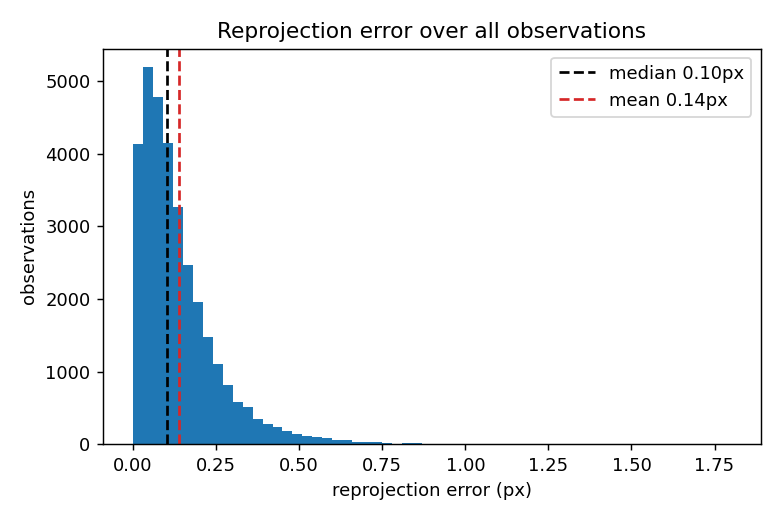
#> input picture results/baseline/reproj_hist.png, 780 x 520 px, given in place of P1180181.JPG, which was not available
$ python build_demo_kit.py --out out.png
#> lines starting #> are read from the running program, lines starting #| are printed output that depends on the picture; pictures that were not available may be replaced by others from this repository, and a replacement may not be noted
"""Build the demo-video kit: per-segment folders of 1920x1080 slides, clips and source media, plus a silent rough cut.

    python scripts/build_demo_kit.py --out "C:/Users/jeble/Claude/CT3205_CV_Assignment_2"

Layout of --out (one folder per block of docs/DEMO_SCRIPT.md):
    00_rough_cut/   block01.mp4 ... block10.mp4 and demo_rough_cut.mp4 (silent, timed to the narration)
    01_intro/ ... 10_advanced/   numbered slides (.png), clips (.mp4) and copied figures, in on-screen order
Numbers on generated slides come from results/*.json|csv; the Person Hall and own-capture tables repeat the report's
Tables VI and VII. Needs ffmpeg with libx264 on PATH.
"""
import argparse, json, os, shutil, subprocess
import numpy as np
import pandas as pd
import matplotlib
matplotlib.use("Agg")
import matplotlib.pyplot as plt
from matplotlib.patches import FancyBboxPatch
from PIL import Image, ImageDraw, ImageFont

ap = argparse.ArgumentParser()
ap.add_argument("--out", required=True)
ap.add_argument("--no_video", action="store_true", help="skip clips and the rough cut")
ap.add_argument("--name", default="Lee Tze Hian")
ap.add_argument("--matric", default="U2423241F")
a = ap.parse_args()
OUT = a.out
W, H, FPS = 1920, 1080, 30
BG, FG, MUTED, ACCENT, GOOD, BAD = "#14171c", "#f2f2f2", "#9aa4b2", "#4fc3f7", "#66bb6a", "#ef5350"
FONT_R, FONT_B = "C:/Windows/Fonts/arial.ttf", "C:/Windows/Fonts/arialbd.ttf"
DEMO = "results/demo/demo_auto.mp4"

BLOCKS = {1: ("01_intro", "Intro and dataset"), 2: ("02_matching", "Features and matching"),
          3: ("03_pose", "Camera pose, triangulation, multi-view"), 4: ("04_live_3d", "Live 3D inspection"),
          5: ("05_reprojection", "Reprojection and accuracy"), 6: ("06_dense", "Dense reconstruction"),
          7: ("07_experiments", "Experiments A-D"), 8: ("08_failures", "Failures and challenging scenarios"),
          9: ("09_own_photos", "Own photographs"), 10: ("10_advanced", "Learned features, COLMAP, wrap-up")}
plan = {k: [] for k in BLOCKS}          # rough-cut items per block: (path, seconds or None for a whole clip)


def bdir(k):
    d = os.path.join(OUT, BLOCKS[k][0])
    os.makedirs(d, exist_ok=True)
    return d


def font(size, bold=False):
    return ImageFont.truetype(FONT_B if bold else FONT_R, size)


# ------------------------------------------------------------------------------------------------ slide helpers (PIL)
# [39 lines left out: functions trim, slide, not called in this run]


def fig_slide(k, name, title, caption=""):
    """Start a dark 16:9 matplotlib figure with the block label and title; returns (fig, save)."""
    fig = plt.figure(figsize=(W / 100, H / 100), dpi=100, facecolor=BG)
    fig.text(60 / W, 1 - 44 / H, f"{k}  ·  {BLOCKS[k][1].upper()}", color=ACCENT, fontsize=19, weight="bold", va="center")
    fig.text(60 / W, 1 - 100 / H, title, color=FG, fontsize=33, weight="bold", va="center")
    if caption:
        fig.text(60 / W, 50 / H, caption, color=MUTED, fontsize=21, va="center")

    def save():
        p = os.path.join(bdir(k), name)
        fig.savefig(p, facecolor=BG, dpi=100)
        plt.close(fig)
        return p
    return fig, save


# [45 lines left out: functions style, table, card, copy, not called in this run]


def ff(*args):
    subprocess.run(["ffmpeg", "-v", "error", "-y", *args], check=True)


VF = f"scale={W}:{H}:force_original_aspect_ratio=decrease,pad={W}:{H}:(ow-iw)/2:(oh-ih)/2:color=0x14171c,fps={FPS},format=yuv420p"
ENC = ["-c:v", "libx264", "-preset", "medium", "-crf", "20", "-an"]


def cut(k, name, t0, t1, src=DEMO):
    p = os.path.join(bdir(k), name)
    if not a.no_video:
        ff("-ss", str(t0), "-to", str(t1), "-i", src, "-vf", VF, *ENC, p)
    return p


# [6 lines left out: function video, not called in this run]


# ================================================================================================ 1 intro
st = json.load(open("results/baseline/stats.json"))
#> (reads results/own/fire/stats.json from the repository)
fig, save = fig_slide(1, "01a_title.png", "")
fig.text(0.5, 0.60, "Multi-View 3D Reconstruction\nand Point Cloud Generation", color=FG, fontsize=60, weight="bold", ha="center", va="center", linespacing=1.3)
fig.text(0.5, 0.40, "Incremental Structure-from-Motion, failure analysis and learned features", color=ACCENT, fontsize=28, ha="center")
fig.text(0.5, 0.30, "CT3205 Computer Vision for AI  ·  Assignment 2", color=MUTED, fontsize=24, ha="center")
fig.text(0.5, 0.24, f"{a.name}  ·  {a.matric}", color=MUTED, fontsize=24, ha="center")
plan[1].append((save(), 5))
plan[1].append((cut(1, "01b_input_images_clip.mp4", 3, 10), None))
names = [f"P1180{n}.JPG" for n in range(181, 204, 2)]
tiles = []
for n in names:
    t = Image.open(f"Datasets/south-building/images/{n}").convert("RGB")
    t.thumbnail((560, 420))
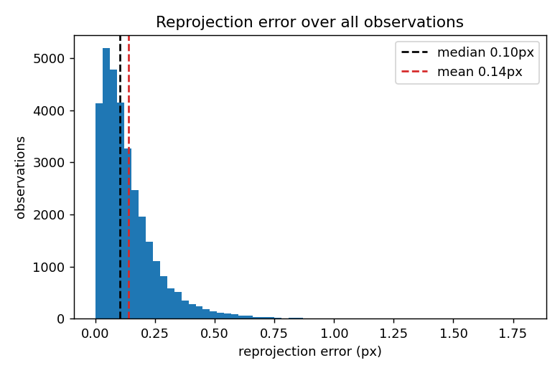
#> t: PIL image 560x373 RGB; mean R, G, B 236.1, 240.6, 244
    c = Image.new("RGB", (560, 420 + 34), BG)
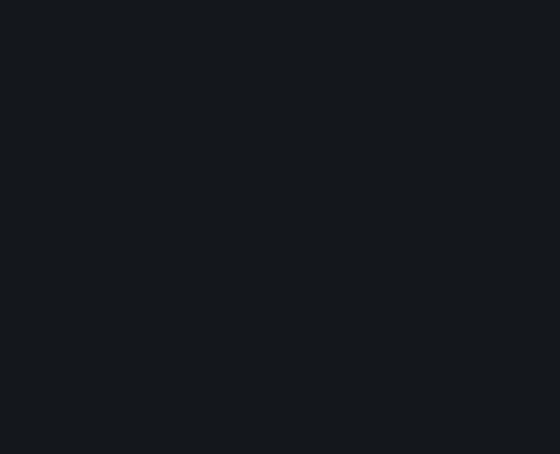
#> c: PIL image 560x454 RGB; mean R, G, B 20, 23, 28
    c.paste(t, ((560 - t.width) // 2, 0))
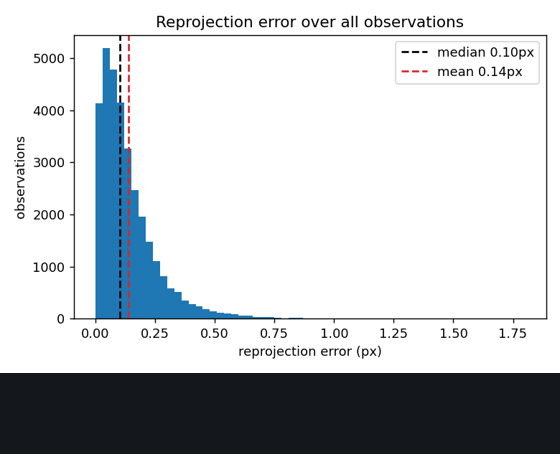
#> c: PIL image 560x454 RGB; mean R, G, B 197.6, 201.8, 205.4
    ImageDraw.Draw(c).text((4, 422), n, font=font(24), fill=MUTED)
    tiles.append(c)
#> pass 2 of the loop `for n in names:`:
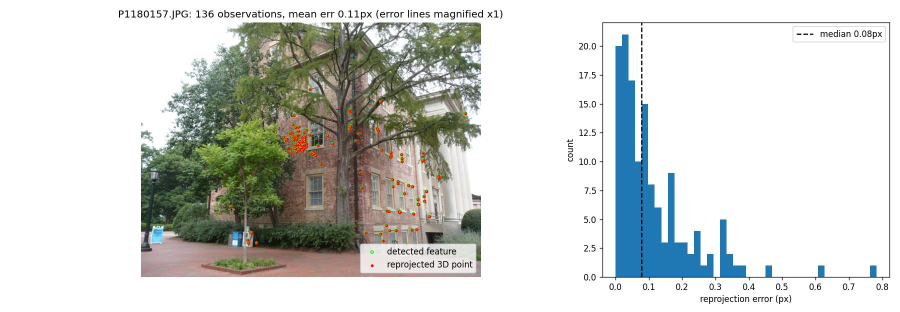
#> input picture results/baseline/reproj_P1180157.jpg, 1800 x 624 px, given in place of P1180183.JPG, which was not available (shown at 1/2 size)
#> t is the input picture: PIL image 1800x624 RGB; mean R, G, B 208.1, 211.1, 207.7
#> `t.thumbnail((560, 420))`:
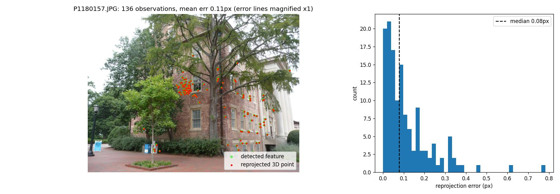
#> t: PIL image 560x194 RGB; mean R, G, B 208, 211, 207.6
#> `c.paste(t, ((560 - t.width) // 2, 0))`:
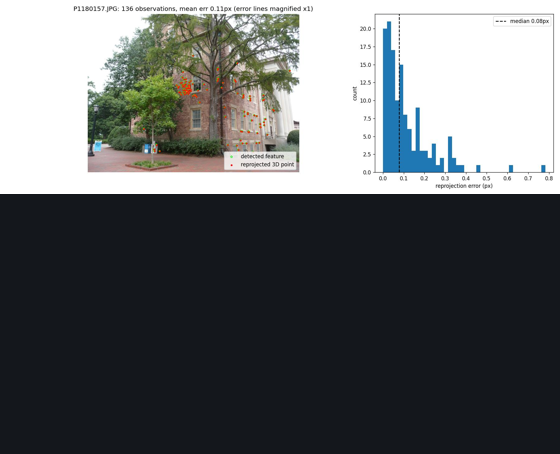
#> c: PIL image 560x454 RGB; mean R, G, B 100.3, 103.3, 104.8
#> (the run stopped early here; a loop or call above may not have finished)
